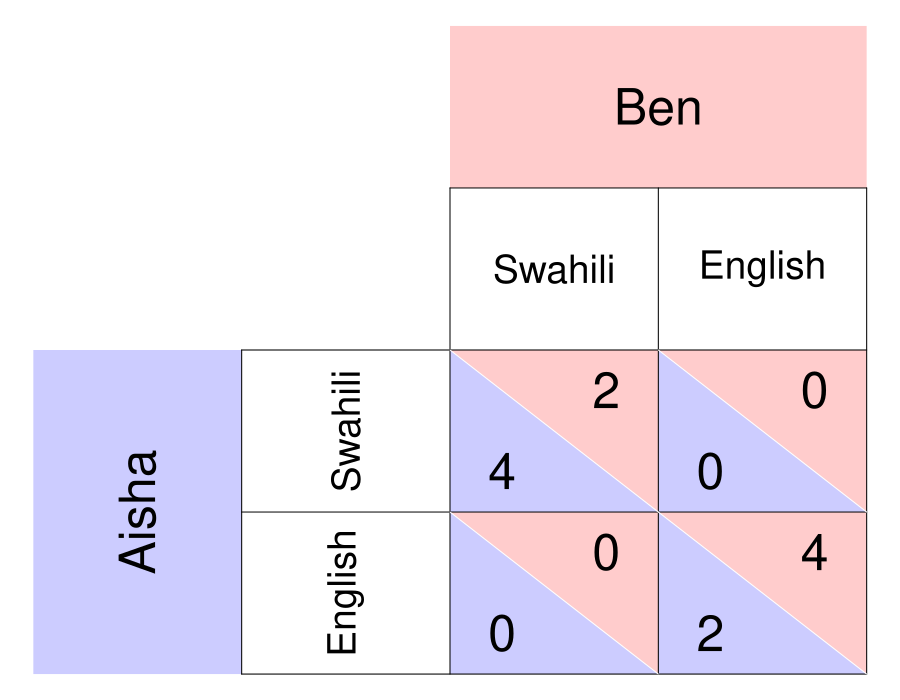

This figure's R source:
require(ggplot2)
require(shape)
pdf(file = "society/matrix_disagreement_nosoln.pdf", width = 9, height = 7)

par(mar =  c(0, 0, 0, 0))
xlims <- c(0, 8)
ylims <- c(0, 8)

#TextSizes
PlayerSize <- 3
StratSize <- 2.3
PayoffSize <- 3
p1fadelevel <- 0.2
p2fadelevel <- 0.2

#Payoffs are listed as c("NW", "SW", "NE", "SE")

#Considerations for Player 1
P1Name <- c("Aisha")
P1Strat <- c("Swahili", "English")
P1Payoffs <- c("4", "0", "0", "2")
P1BR1 <- c("NW") #Must be NW or SW - the BR prints accordingly. 
P1BR2 <- c("SE") #Must be NE or SE - the BR prints accordingly. 
#NW = (5, 3); SW = (5,1); NE = (7, 3); SE = (7, 1)
P1bestsize <- 2.5 #Adjusts size of point indicating best response of P1

#Considerations for Player 2
P2Name <- c("Ben")
P2Strat <- c("Swahili", "English")
P2Payoffs <- c("2", "0", "0", "4")
P2BR1 <- c("NW") #Must be NW or SW - the BR prints accordingly. 
P2BR2 <- c("SE") #Must be NE or SE - the BR prints accordingly. 
P2bestsize <- 4 #Adjusts size of circle indicating best response of P2

plot(0, 0, xlim = xlims, ylim = ylims, type = "n",
     xlab = expression(""),
     ylab = expression(""),
     xaxt = "n", 
     yaxt = "n", 
     cex.lab = 2, 
     bty = "n")



#Color and label for Player 1 and their strategies
polygon(c(0,0,2,2,0), c(0,4,4,0,0), col=rgb(0, 0, 1, p1fadelevel), density=NULL, border = NA)
text(1, 2, P1Name[1], srt = 90, cex = PlayerSize)

text(3, 3, P1Strat[1], cex = StratSize, srt = 90)
text(3, 1, P1Strat[2], cex = StratSize, srt = 90)


#Color and label for Player 2
polygon(c(4,4,8,8,4), c(8,6,6,8,8), col=rgb(1, 0, 0, p2fadelevel), density=NULL, border = NA)
text(6, 7, P2Name[1], cex = PlayerSize)

text(5, 5, P2Strat[1], cex = StratSize)
text(7, 5, P2Strat[2], cex = StratSize)

#NorthWest cell 
#P1
polygon(c(4,4,6,4), c(4,2,2,4), col=rgb(0, 0, 1, p1fadelevel), density=NULL, border = NA)
#P2
polygon(c(4,6,6,4), c(4,4,2,4), col=rgb(1, 0, 0, p2fadelevel), density=NULL, border = NA)

#P1
text(4.5, 2.5, P1Payoffs[1], cex = PayoffSize)
#P2
text(5.5, 3.5, P2Payoffs[1], cex = PayoffSize)

#SouthWest cell  
#P1
polygon(c(4,4,6,4), c(2,0,0,2), col=rgb(0, 0, 1, p1fadelevel), density=NULL, border = NA)
#P2
polygon(c(4,6,6,4), c(2,2,0,2), col=rgb(1, 0, 0, p2fadelevel), density=NULL, border = NA)

#P1
text(4.5, 0.5, P1Payoffs[2], cex = PayoffSize)
#P2
text(5.5, 1.5, P2Payoffs[2], cex = PayoffSize)


#NorthEast cell 
#P1
polygon(c(6,6,8,6), c(4,2,2,4), col=rgb(0, 0, 1, p1fadelevel), density=NULL, border = NA)
#P2
polygon(c(6,8,8,6), c(4,4,2,4), col=rgb(1, 0, 0, p2fadelevel), density=NULL, border = NA)
#P1
text(6.5, 2.5, P1Payoffs[3], cex = PayoffSize)
#P2
text(7.5, 3.5, P2Payoffs[3], cex = PayoffSize)

#SouthEast cell 
#P1
polygon(c(6,6,8,6), c(2,0,0,2), col=rgb(0, 0, 1, p1fadelevel), density=NULL, border = NA)
#P2
polygon(c(6,8,8,6), c(2,2,0,2), col=rgb(1, 0, 0, p2fadelevel), density=NULL, border = NA)
#P1
text(6.5, 0.5, P1Payoffs[4], cex = PayoffSize)
#P2
text(7.5, 1.5, P2Payoffs[4], cex = PayoffSize)


#Lines for the Table
segments(8, 0, 8, 6, lty = 1, col = "black")
segments(4, 6, 8, 6, lty = 1, col = "black")
segments(2, 0, 2, 4, lty = 1, col = "black")
segments(2, 0, 8, 0, lty = 1, col = "black")
segments(2, 4, 8, 4, lty = 1, col = "black")
segments(4, 0, 4, 6, lty = 1, col = "black")
segments(2, 2, 8, 2, lty = 1, col = "black")
segments(6, 0, 6, 6, lty = 1, col = "black")

#Diagonals
#NW
segments(4, 4, 6, 2, lty = 1, col = "white")
#NE
segments(6, 4, 8, 2, lty = 1, col = "white")
#SW
segments(4, 2, 6, 0, lty = 1, col = "white")
#Se
segments(6, 2, 8, 0, lty = 1, col = "white")


# #Best responses 
# #P1 
# if (P1BR1[1] == "NW"){
#   points(5, 3, pch = 16, col = "black", cex = P1bestsize)
# } else{points(5, 1, pch = 16, col = "black", cex = P1bestsize)
# }
# 
# if (P1BR2[1] == "NE"){
#   points(7, 3, pch = 16, col = "black", cex = P1bestsize)
# } else{points(7, 1, pch = 16, col = "black", cex = P1bestsize)
# }
# 
# 
# #P2
# if (P2BR1[1] == "NW"){
#   points(5, 3, pch = 1, col = "black", cex = P2bestsize)
# } else{points(7, 3, pch = 1, col = "black", cex = P2bestsize)
# }
# 
# if (P2BR2[1] == "SW"){
#   points(5, 3, pch = 1, col = "black", cex = P2bestsize)
# } else{points(7, 1, pch = 1, col = "black", cex = P2bestsize)
# }

dev.off()
